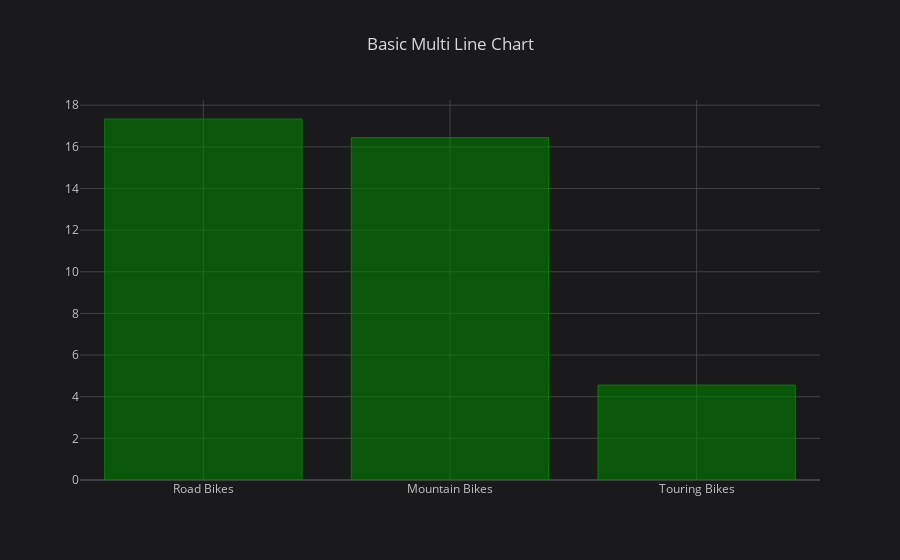

Notebook source saved alongside this figure:
### Code cell
# Create a List filled with the countries to plot
categories = ['Road Bikes', 'Mountain Bikes', 'Touring Bikes']

# plot the countries 
bike_sales_by_category[categories].iplot(kind='bar', 
                                     theme='space',
                                    color='green',
                                     title='Basic Multi Line Chart')

### Figure 1 — Plotly figure (JSON) as saved in the notebook; plotly's stock layout.template omitted (floating-point values rounded to 4 significant figures)
{"data": [{"marker": {"color": "rgba(0, 128, 0, 0.6)", "line": {"color": "rgba(0, 128, 0, 1.0)", "width": 1}}, "name": "Sales in Millions", "orientation": "v", "text": "", "type": "bar", "uid": "d6d9c8fb-6e0a-4a2e-8b23-97dbc13a22d2", "x": ["Road Bikes", "Mountain Bikes", "Touring Bikes"], "y": [17.34, 16.45, 4.559]}], "layout": {"legend": {"bgcolor": "#1A1A1C", "font": {"color": "#D9D9D9"}}, "paper_bgcolor": "#1A1A1C", "plot_bgcolor": "#1A1A1C", "title": {"font": {"color": "#D9D9D9"}, "text": "Basic Multi Line Chart"}, "xaxis": {"gridcolor": "#434343", "showgrid": true, "tickfont": {"color": "#C2C2C2"}, "title": {"font": {"color": "#D9D9D9"}, "text": ""}, "zerolinecolor": "#666570"}, "yaxis": {"gridcolor": "#434343", "showgrid": true, "tickfont": {"color": "#C2C2C2"}, "title": {"font": {"color": "#D9D9D9"}, "text": ""}, "zerolinecolor": "#666570"}}}
